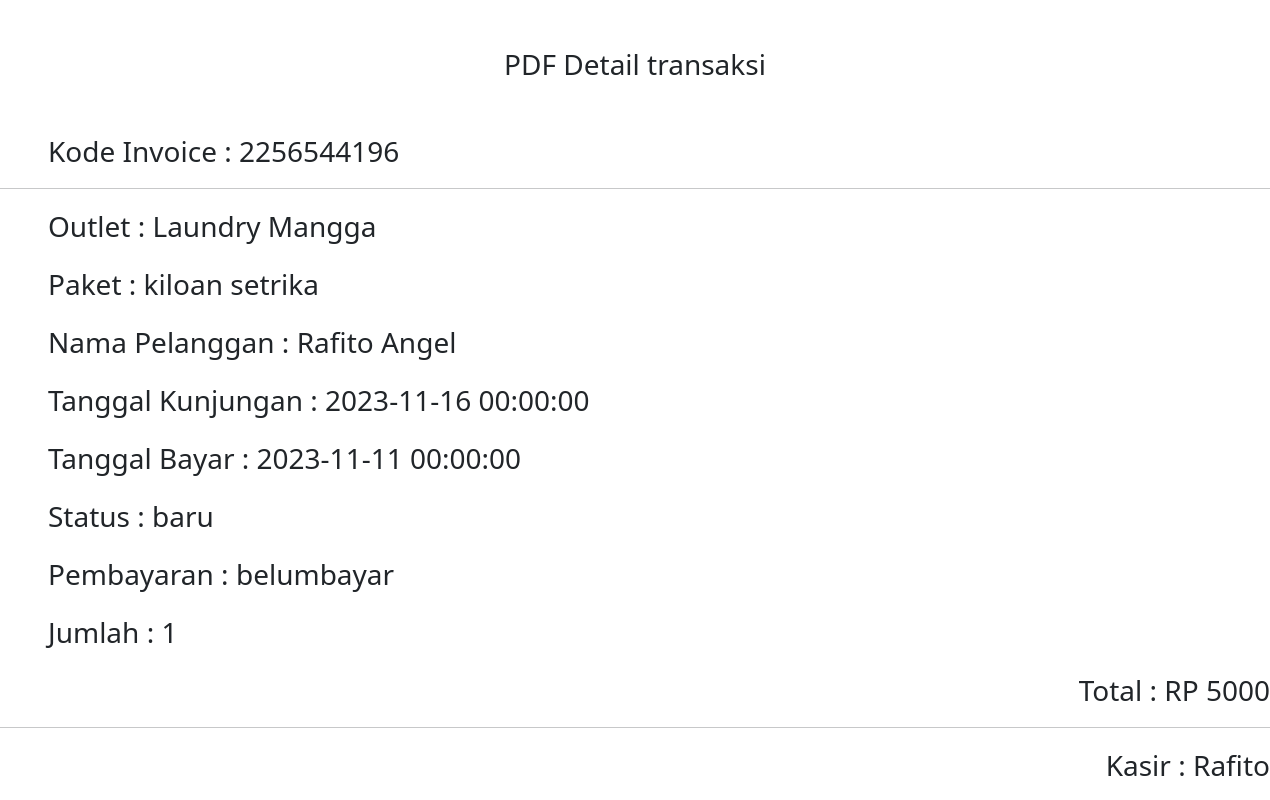
The app's page /invoice.php?id_detail=2 with its own data.
### tables this page shows
CREATE TABLE `transaksi` (
  `id_transaksi` int(5) NOT NULL,
  `id_outlet` int(5) NOT NULL,
  `id_paket` int(5) NOT NULL,
  `kode_invoice` varchar(100) NOT NULL,
  `id_member` int(5) NOT NULL,
  `tgl` datetime NOT NULL,
  `tgl_bayar` datetime NOT NULL,
  `status` enum('baru','diproses','selesai','diambil') NOT NULL,
  `pembayaran` enum('dibayar','belumbayar','','') NOT NULL,
  `qty` int(11) NOT NULL,
  `id_user` int(5) NOT NULL
);

CREATE TABLE `outlet` (
  `id_outlet` int(5) NOT NULL,
  `nama_outlet` varchar(100) NOT NULL,
  `alamat` text NOT NULL,
  `telp` varchar(13) NOT NULL
);

CREATE TABLE `paket` (
  `id_paket` int(5) NOT NULL,
  `id_outlet` int(5) NOT NULL,
  `jenis` varchar(100) NOT NULL,
  `nama_paket` varchar(100) NOT NULL,
  `harga` int(11) NOT NULL
);

CREATE TABLE `member` (
  `id_member` int(5) NOT NULL,
  `nama` varchar(100) NOT NULL,
  `alamat` text NOT NULL,
  `jenis_kelamin` enum('Laki-laki','Perempuan') NOT NULL,
  `telp` varchar(13) NOT NULL
);

CREATE TABLE `user` (
  `id_user` int(5) NOT NULL,
  `id_outlet` int(5) NOT NULL,
  `nama_USER` varchar(100) NOT NULL,
  `password` varchar(100) NOT NULL,
  `role` varchar(100) NOT NULL
);

### invoice.php (the view, shortened to what this page needs)
<?php
require 'function.php';
$id_transaksi = $_GET['id_detail'];
$transaksi = mysqli_query($conn,"SELECT * FROM transaksi JOIN outlet AS o USING(id_outlet) JOIN member AS m USING(id_member) JOIN user AS u USING(id_user) JOIN paket AS p USING(id_paket) WHERE id_transaksi = '$id_transaksi'");
$row = mysqli_fetch_array($transaksi);
$harga = $row['harga'];
$jumlah = $row['qty'];
$total = $harga * $jumlah;
?>
<!DOCTYPE html>
<html lang="en">
<head>
    <link rel="stylesheet" href="asset/css/bootstrap.min.css">
</head>
<body>
    <h3 class="text-center mt-5 mb-5">
        PDF Detail transaksi
    </h3>
        <?php foreach($transaksi as $t):?>
        <div class="row">
            <p class="fs-3 ms-5">Kode Invoice : <?= $t['kode_invoice']?></p>
            <hr>
            <p class="fs-3 ms-5">Outlet : <?= $t['nama_outlet']?></p>
            <p class="fs-3 ms-5">Paket : <?= $t['jenis']?> <?= $t['nama_paket']?></p>
            <p class="fs-3 ms-5">Nama Pelanggan : <?= $t['nama']?></p>
            <p class="fs-3 ms-5">Tanggal Kunjungan : <?= $t['tgl']?></p>
            <p class="fs-3 ms-5">Tanggal Bayar : <?= $t['tgl_bayar']?></p>
            <p class="fs-3 ms-5">Status : <?= $t['status']?></p>
            <p class="fs-3 ms-5">Pembayaran : <?= $t['pembayaran']?></p>
            <p class="fs-3 ms-5">Jumlah : <?= $t['qty']?></p>
            <p class="fs-3 text-end">Total : RP <?= $total?></p>
            <hr>
            <p class=" text-end fs-3">Kasir : <?=$t['nama_USER']?></p>
        </div>
        <?php endforeach;?>
</body>
</html>

### records on screen
transaksi: kode_invoice "2256544196", id_outlet.nama_outlet "Laundry Mangga", id_paket.jenis "kiloan", id_paket.nama_paket "setrika", id_member.nama "Rafito Angel", tgl "2023-11-16 00:00:00", tgl_bayar "2023-11-11 00:00:00", status "baru", pembayaran "belumbayar", qty "1", id_paket.harga "5000", id_user.nama_USER "Rafito"
